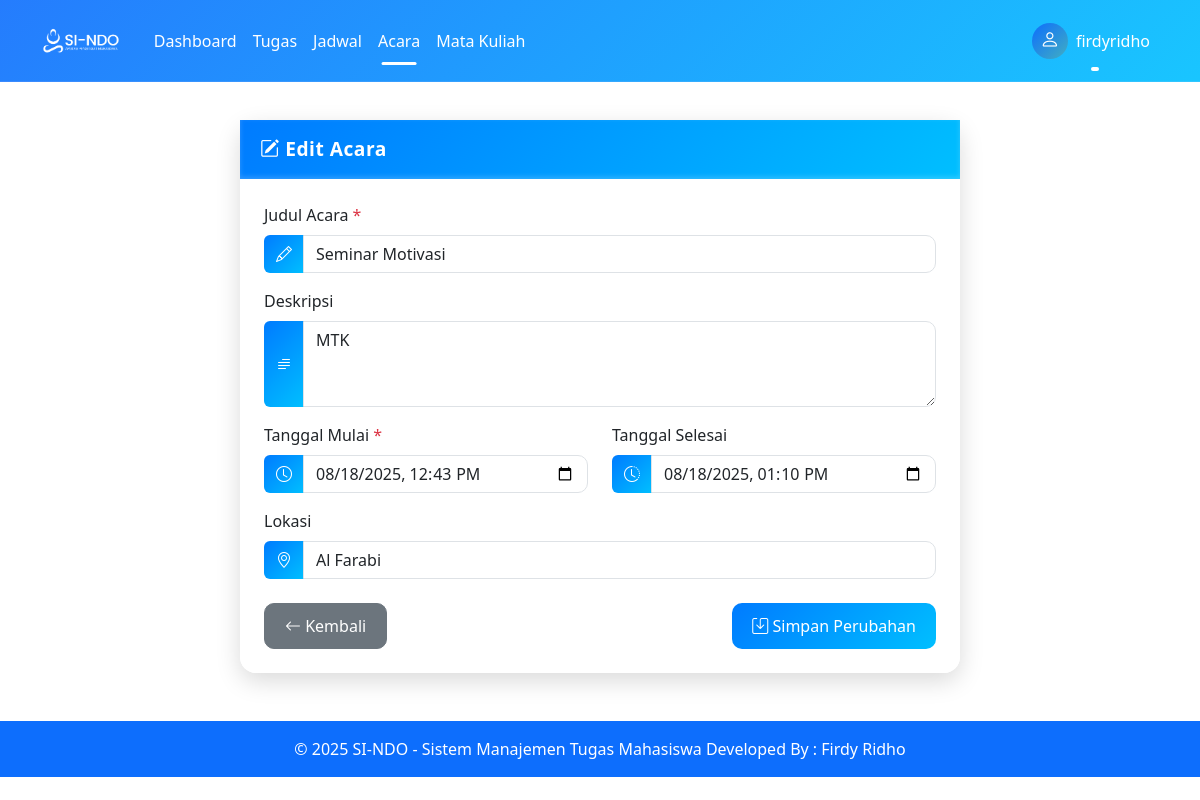
Page /pages/acara/edit.php?id=3 (signed in) on the committed database.
### tables this page shows
CREATE TABLE `acara` (
  `id` int(11) NOT NULL,
  `judul` varchar(100) NOT NULL,
  `deskripsi` text DEFAULT NULL,
  `tanggal_mulai` datetime NOT NULL,
  `tanggal_selesai` datetime DEFAULT NULL,
  `lokasi` varchar(100) DEFAULT NULL,
  `user_id` int(11) NOT NULL
);

### pages/acara/edit.php (the view, shortened to what this page needs)
<?php
require_once '../../config/database.php';
$stmt = $pdo->prepare("SELECT * FROM acara WHERE id = ? AND user_id = ?");
$stmt->execute([$_GET['id'], $_SESSION['user_id']]);
$acara = $stmt->fetch(PDO::FETCH_ASSOC);
?>
<?php include '../../includes/header.php'; ?>
<div class="container mt-4">
    <div class="row justify-content-center">
        <div class="col-lg-8 col-md-10">
            <div class="card card-custom">
                <div class="card-header-custom">
                    <i class="bi bi-pencil-square"></i> Edit Acara
                </div>
                <div class="card-body p-4">
                    <form method="post">
                        <div class="mb-3">
                            <label for="judul" class="form-label">Judul Acara <span class="text-danger">*</span></label>
                            <div class="input-group">
                                <span class="input-group-text"><i class="bi bi-pencil"></i></span>
                                <input type="text" class="form-control" id="judul" name="judul" value="<?= htmlspecialchars($acara['judul']) ?>" required>
                            </div>
                        </div>
                        <div class="mb-3">
                            <label for="deskripsi" class="form-label">Deskripsi</label>
                            <div class="input-group">
                                <span class="input-group-text"><i class="bi bi-text-paragraph"></i></span>
                                <textarea class="form-control" id="deskripsi" name="deskripsi" rows="3"><?= htmlspecialchars($acara['deskripsi']) ?></textarea>
                            </div>
                        </div>
                        <div class="row">
                            <div class="col-md-6 mb-3">
                                <label for="tanggal_mulai" class="form-label">Tanggal Mulai <span class="text-danger">*</span></label>
                                <div class="input-group">
                                    <span class="input-group-text"><i class="bi bi-clock"></i></span>
                                    <input type="datetime-local" class="form-control" id="tanggal_mulai" name="tanggal_mulai"
                                        value="<?= date('Y-m-d\TH:i', strtotime($acara['tanggal_mulai'])) ?>" required>
                                </div>
                            </div>
                            <div class="col-md-6 mb-3">
                                <label for="tanggal_selesai" class="form-label">Tanggal Selesai</label>
                                <div class="input-group">
                                    <span class="input-group-text"><i class="bi bi-clock-history"></i></span>
                                    <input type="datetime-local" class="form-control" id="tanggal_selesai" name="tanggal_selesai"
                                        value="<?= $acara['tanggal_selesai'] ? date('Y-m-d\TH:i', strtotime($acara['tanggal_selesai'])) : '' ?>">
                                </div>
                            </div>
                        </div>
                        <div class="mb-3">
                            <label for="lokasi" class="form-label">Lokasi</label>
                            <div class="input-group">
                                <span class="input-group-text"><i class="bi bi-geo-alt"></i></span>
                                <input type="text" class="form-control" id="lokasi" name="lokasi" value="<?= htmlspecialchars($acara['lokasi']) ?>">
                            </div>
                        </div>
                            <div class="d-flex justify-content-between flex-wrap gap-2 mt-4">
                        <a href="index.php" class="btn btn-secondary action-btn">
                            <i class="bi bi-arrow-left"></i> Kembali
                        </a>
                        <button type="submit" class="btn btn-primary action-btn">
                            <i class="bi bi-save"></i> Simpan Perubahan
                        </button>
                    </div>
                    </form>
                </div>
            </div>
        </div>
    </div>
</div>
<?php include '../../includes/footer.php'; ?>

### pages/acara/edit.php (style rules this page uses)
body { background: linear-gradient(135deg, #ffffffff, #ffffffff); background-attachment: fixed; font-family: 'Segoe UI', sans-serif; }
.card-custom { border: none; border-radius: 16px; backdrop-filter: blur(10px); background: rgba(255, 255, 255, 0.92); box-shadow: 0 8px 25px rgba(0,0,0,0.15); animation: fadeIn 0.6s ease-in-out; }
.card-header-custom { background: linear-gradient(135deg, #007bff, #00bfff); color: white; font-weight: 600; padding: 15px 20px; font-size: 1.2rem; letter-spacing: 0.5px; box-shadow: inset 0 -2px 5px rgba(255,255,255,0.2); }
.form-control { border-radius: 10px; transition: 0.3s; }
.input-group-text { background: linear-gradient(135deg, #007bff, #00bfff); color: white; border: none; }
.btn-primary { background: linear-gradient(135deg, #007bff, #00bfff); border: none; transition: 0.3s; border-radius: 10px; padding: 10px 20px; font-size: 1rem; }
.btn-secondary { border-radius: 10px; transition: 0.3s; }
.action-btn { padding: 10px 20px; font-size: 1rem; border-radius: 10px; }

### rows in the picture
acara: judul "Seminar Motivasi", deskripsi "MTK", tanggal_mulai "08/18/2025 12:43", tanggal_selesai "08/18/2025 13:10", lokasi "Al Farabi"

### other values in the picture
$_SESSION['username'] "firdyridho"
